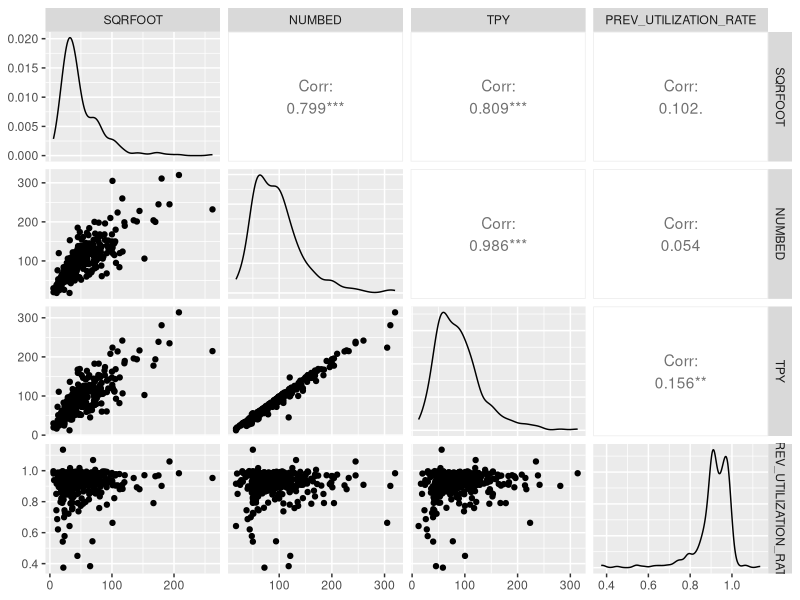
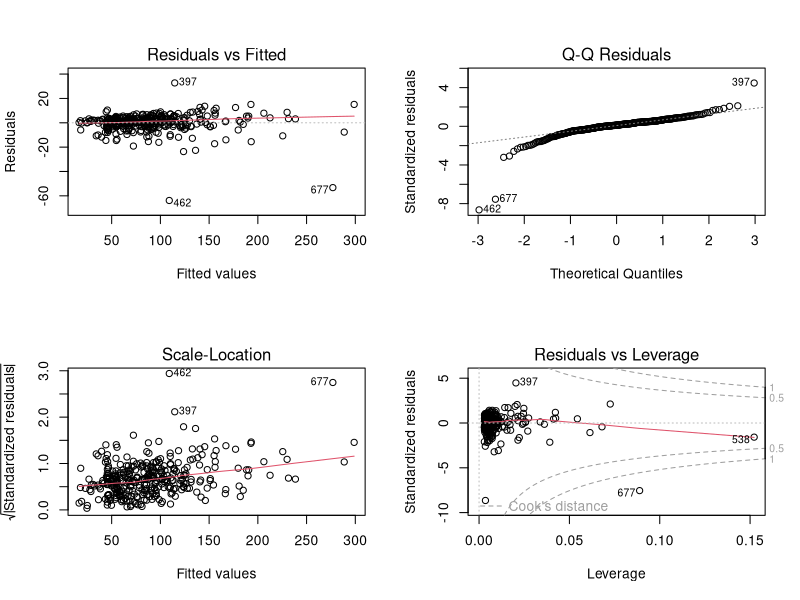
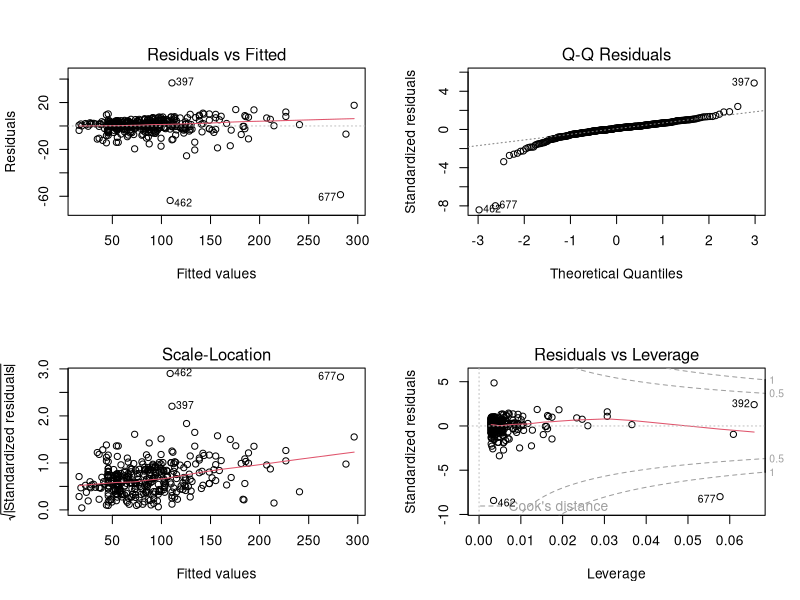
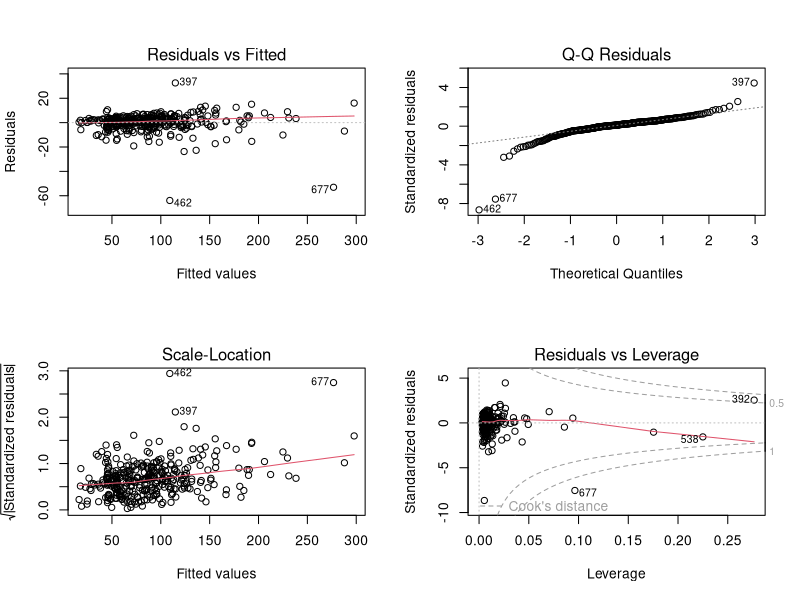
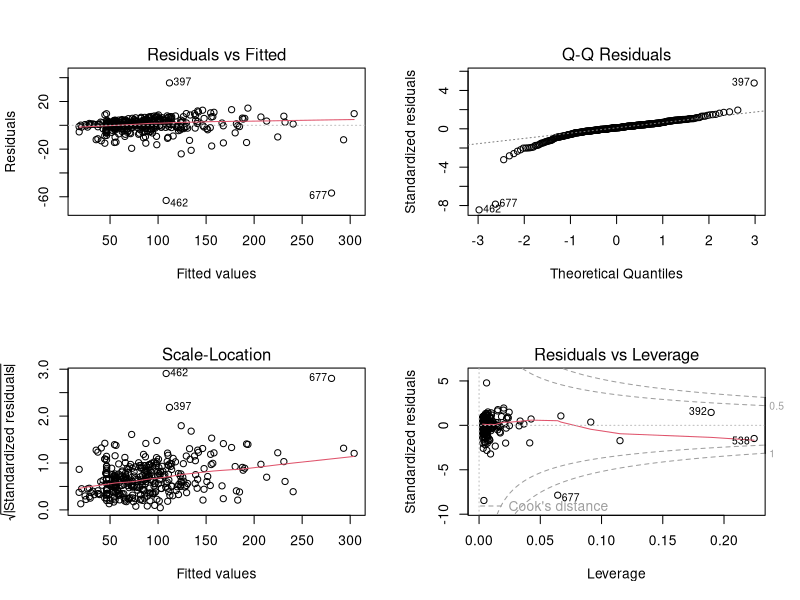
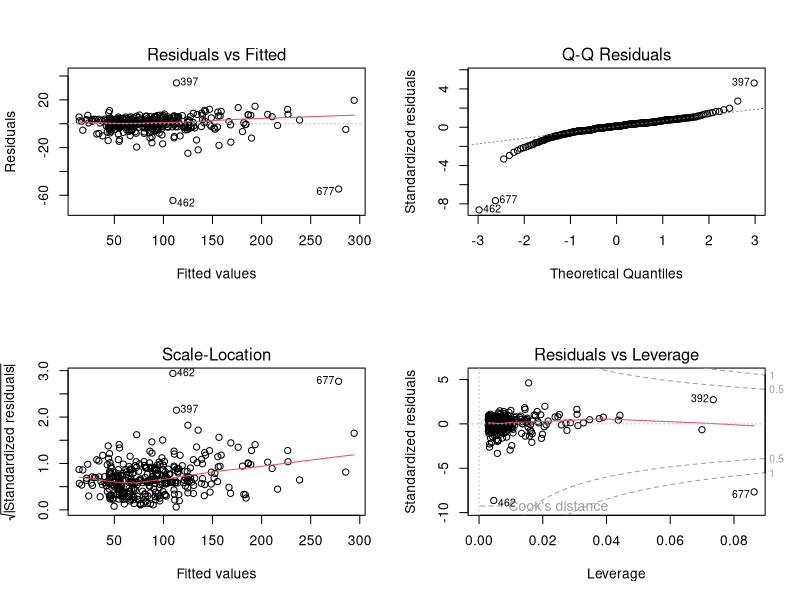
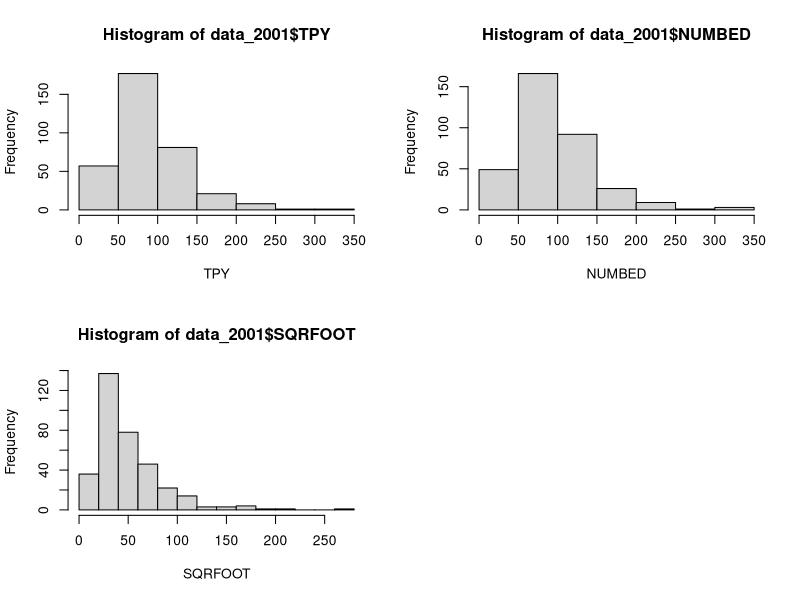
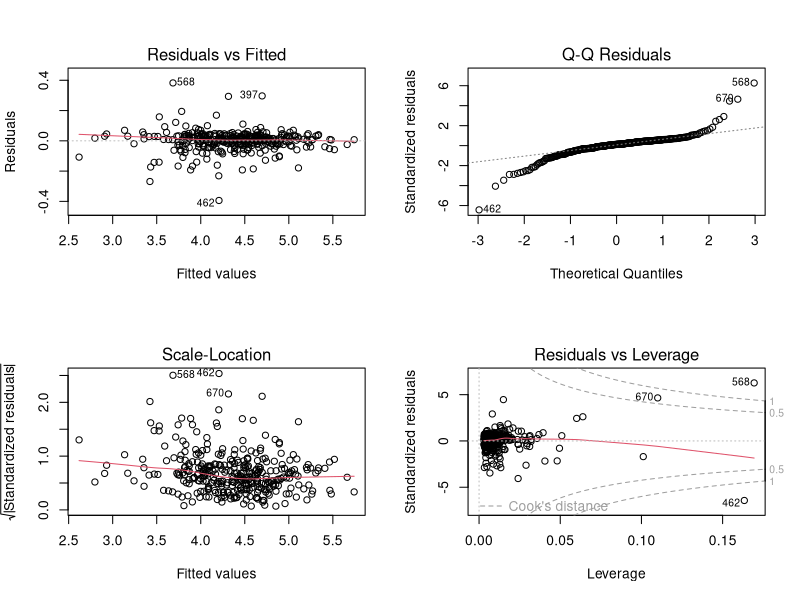

Write the R code that produced these figures, in order.
## ---- chunk 1
knitr::opts_chunk$set(echo = TRUE)
## ---- chunk 2
## importing the dataset and omitting the missing values
datafile <- read.csv("../WiscNursingHome.csv")
datafile <- na.omit(datafile)

## dividing data from different years


datafile$ORGSTR <- as.factor(datafile$ORGSTR)
datafile$MSA <- as.factor(datafile$MSA)
datafile$UTILIZATION_RATE <- datafile$TPY / datafile$NUMBED
## ---- chunk 3
# Assume the data is stored in a dataframe called "nursing_home_data"
library(dplyr)

# Count the number of occurrences of each hospID
hospID_counts <- datafile %>% group_by(hospID) %>% summarise(count = n())

# Keep only the hospID that appear more than once
to_keep <- hospID_counts$hospID[hospID_counts$count > 1]

# Filter the original dataframe to keep only the rows with hospID that appear more than once
datafile_filtered <- datafile %>% filter(hospID %in% to_keep)

## ---- chunk 4
library("dplyr")
years_comparison <- datafile %>% 
  group_by(hospID) %>%
  summarise(SQRFOOT_2000 =  SQRFOOT[CRYEAR == 2000], SQRFOOT_2001 =  SQRFOOT[CRYEAR == 2001],
            NUMBED_2000 = NUMBED[CRYEAR == 2000], NUMBED_2001 = NUMBED[CRYEAR == 2001],
            TPY_2000 =  TPY[CRYEAR == 2000], TPY_2001 =  TPY[CRYEAR == 2001],
            NUMBED_2000 = NUMBED[CRYEAR == 2000], NUMBED_2001 = NUMBED[CRYEAR == 2001],
            MSA_2000 =  MSA[CRYEAR == 2000], MSA_2001 =  MSA[CRYEAR == 2001],
            URBAN_2000 = URBAN[CRYEAR == 2000], URBAN_2001 = URBAN[CRYEAR == 2001],
            TAXEXEMPT_2000 =  TAXEXEMPT[CRYEAR == 2000], TAXEXEMPT_2001 =  TAXEXEMPT[CRYEAR == 2001],
            PRO_2000 = PRO[CRYEAR == 2000], PRO_2001 = PRO[CRYEAR == 2001],
            MCERT_2000 =  MCERT[CRYEAR == 2000], MCERT_2001 =  MCERT[CRYEAR == 2001],
            SELFFUNDINS_2000 = SELFFUNDINS[CRYEAR == 2000], SELFFUNDINS_2001 = SELFFUNDINS[CRYEAR == 2001],
            ORGSTR_2000 =  ORGSTR[CRYEAR == 2000], ORGSTR_2001 =  ORGSTR[CRYEAR == 2001], UTILIZATION_RATE_2000 = UTILIZATION_RATE[CRYEAR == 2000], UTILIZATION_RATE_2001 = UTILIZATION_RATE[CRYEAR == 2001])
years_comparison
           
## ---- chunk 5
data_2000 <- datafile_filtered[datafile_filtered$CRYEAR == 2000, ]
data_2001 <- datafile_filtered[datafile_filtered$CRYEAR == 2001, ]
data_2001$PREV_UTILIZATION_RATE <- data_2000$UTILIZATION_RATE
## ---- chunk 6
library(ggplot2)
library(GGally)
## ---- chunk 7
ggpairs(subset(data_2001, select = c(SQRFOOT, NUMBED, TPY, PREV_UTILIZATION_RATE)))
cor(log(data_2001$TPY),(data_2001$PREV_UTILIZATION_RATE))
## ---- chunk 8
summary(lm(TPY ~ PREV_UTILIZATION_RATE + SQRFOOT, data = data_2001))
## ---- chunk 9
anova(glm(TPY ~ NUMBED + SQRFOOT + NUMBED:SQRFOOT, data = data_2001, family = gaussian),
      test = "Chisq")
## ---- chunk 10
AIC(lm(TPY ~ NUMBED, data = data_2001),
    lm(TPY ~ SQRFOOT, data = data_2001),
    lm(TPY ~ NUMBED + SQRFOOT, data = data_2001),
    lm(TPY ~ NUMBED:SQRFOOT, data = data_2001),
    lm(TPY ~ NUMBED + SQRFOOT + NUMBED:SQRFOOT, data = data_2001),
    lm(TPY ~ NUMBED + NUMBED:SQRFOOT, data = data_2001),
    lm(TPY ~ SQRFOOT + NUMBED:SQRFOOT, data = data_2001))
## ---- chunk 11
AIC(lm(TPY ~ log(NUMBED), data = data_2001),
    lm(TPY ~ log(SQRFOOT), data = data_2001),
    lm(TPY ~ log(NUMBED) + log(SQRFOOT), data = data_2001),
    lm(TPY ~ log(NUMBED) + SQRFOOT, data = data_2001),
    lm(TPY ~ NUMBED + log(SQRFOOT), data = data_2001))
## ---- chunk 12
fit.linear <- lm(TPY ~ NUMBED + SQRFOOT, data = data_2001)
summary(fit.linear)
## ---- chunk 13
par(mfrow = c(2, 2))
plot(fit.linear)
## ---- chunk 14
par(mfrow = c(2, 2))
plot(lm(TPY ~ NUMBED, data = data_2001))
## ---- chunk 15
par(mfrow = c(2, 2))
plot(lm(TPY ~ NUMBED + SQRFOOT + NUMBED:SQRFOOT, data = data_2001))
## ---- chunk 16
par(mfrow = c(2, 2))
plot(lm(TPY ~ NUMBED + NUMBED:SQRFOOT, data = data_2001))
## ---- chunk 17
par(mfrow = c(2, 2))
plot(lm(TPY ~ NUMBED + log(SQRFOOT), data = data_2001))
## ---- chunk 18
par(mfrow = c(2, 2))
hist(data_2001$TPY, xlab = "TPY", freq = TRUE)
hist(data_2001$NUMBED, xlab = "NUMBED", freq = TRUE)
hist(data_2001$SQRFOOT, xlab = "SQRFOOT", freq = TRUE)
## ---- chunk 19
## fare ggpairs() con il log delle variabili
## ---- chunk 20
summary(lm(log(TPY) ~ log(NUMBED) + log(SQRFOOT) + log(NUMBED):log(SQRFOOT), data = data_2001))
## ---- chunk 21
anova(glm(log(TPY) ~ log(NUMBED) + log(SQRFOOT) + log(NUMBED):log(SQRFOOT), data = data_2001,
          family = gaussian), test = "Chisq")
## ---- chunk 22
summary(lm(log(TPY) ~ log(NUMBED), data = data_2001))
## ---- chunk 23
summary(lm(log(TPY) ~ log(SQRFOOT), data = data_2001))
## ---- chunk 24
par(mfrow = c(2, 2))
plot(lm(log(TPY) ~ log(NUMBED) + log(SQRFOOT) + log(PREV_UTILIZATION_RATE), data = data_2001))
## ---- chunk 25
par(mfrow = c(2, 2))
plot(lm(log(TPY) ~ log(SQRFOOT), data = data_2001))
## ---- chunk 26
AIC(lm(log(TPY) ~ log(NUMBED), data = data_2001),
    lm(log(TPY) ~ log(SQRFOOT), data = data_2001),
    lm(log(TPY) ~ log(NUMBED) + log(SQRFOOT), data = data_2001))
## ---- chunk 27
summary(lm(log(TPY) ~ NUMBED + log(SQRFOOT), data = data_2001))
## ---- chunk 28
par(mfrow = c(2, 2))
plot(lm(log(TPY) ~ NUMBED + log(SQRFOOT), data = data_2001))
## ---- chunk 29
AIC(lm(log(TPY) ~ NUMBED + log(SQRFOOT), data = data_2001))
## ---- chunk 30
summary(lm(I(1/TPY) ~ NUMBED + SQRFOOT, data = data_2001))
## ---- chunk 31
summary(lm(I(sqrt(TPY)) ~ NUMBED + SQRFOOT, data = data_2001))
## ---- chunk 32
par(mfrow = c(2, 2))
plot(lm(I(1/TPY) ~ NUMBED + SQRFOOT, data = data_2001))
## ---- chunk 33
par(mfrow = c(2, 2))
plot(lm(I(sqrt(TPY)) ~ NUMBED + SQRFOOT, data = data_2001))
## ---- chunk 34
### roba fatta da Simone
## ---- chunk 35
summary(lm(TPY ~ NUMBED + SQRFOOT + TAXEXEMPT + SELFFUNDINS + URBAN + PRO, data = data_2001))
## ---- chunk 36
anova(glm(TPY ~ NUMBED + SQRFOOT + TAXEXEMPT + SELFFUNDINS + URBAN + PRO, data = data_2001,
          family = gaussian), test = "Chisq")
## ---- chunk 37
par(mfrow = c(2, 2))
plot(lm(TPY ~ NUMBED + SQRFOOT + TAXEXEMPT + SELFFUNDINS + URBAN + PRO,
        data = data_2001))
## ---- chunk 38
summary(lm(log(TPY) ~ log(NUMBED) + log(SQRFOOT) + TAXEXEMPT + SELFFUNDINS + URBAN + PRO,
           data = data_2001))
## ---- chunk 39
anova(glm(log(TPY) ~ log(NUMBED) + log(SQRFOOT) + TAXEXEMPT + SELFFUNDINS + URBAN + PRO,
          data = data_2001, family = gaussian), test = "Chisq")
## ---- chunk 40
par(mfrow = c(2, 2))
plot(lm(log(TPY) ~ log(NUMBED) + log(SQRFOOT) + TAXEXEMPT + SELFFUNDINS + URBAN + PRO,
        data = data_2001))
## ---- chunk 41
anova(glm(log(TPY) ~ log(NUMBED) + log(SQRFOOT) + SELFFUNDINS + URBAN + PRO + TAXEXEMPT,
          data = data_2001, family = gaussian), test = "Chisq")
## ---- chunk 42
par(mfrow=c(2,2))
fit.best <- lm(log(TPY) ~ log(SQRFOOT) + TAXEXEMPT + PRO + URBAN + SELFFUNDINS + PREV_UTILIZATION_RATE, data = data_2001)
summary(fit.best)
plot(fit.best)
## ---- chunk 43
anova(fit.best, test = "Chisq")
## ---- chunk 44
par(mfrow = c(2, 2))
plot(fit.best)
